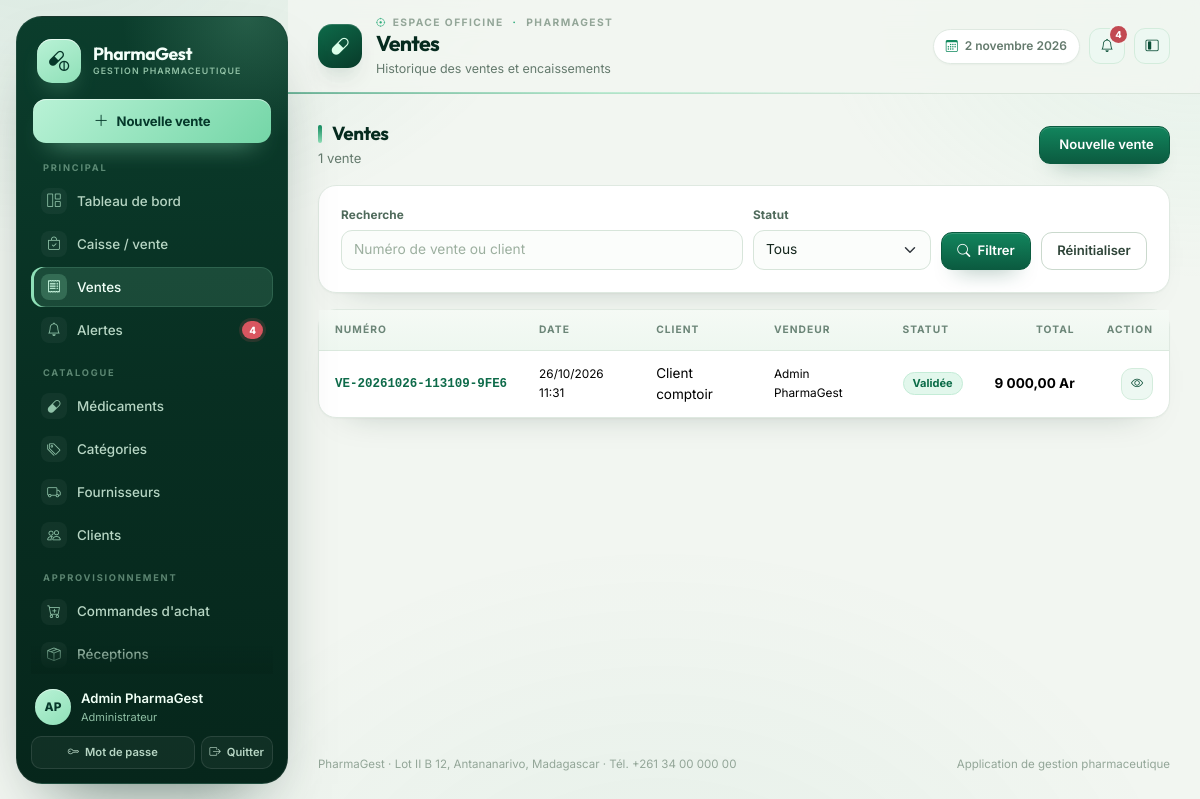
Screenshot of /ventes/ (signed in) with the database file from the repository.
### gestion/models.py (models this page shows, shortened)
class Utilisateur(AbstractUser):
    class Role(models.TextChoices):
        ADMIN = "ADMIN", "Administrateur"
        PHARMACIEN = "PHARMACIEN", "Pharmacien responsable"
        GESTIONNAIRE = "GESTIONNAIRE", "Gestionnaire de stock"
        CAISSIER = "CAISSIER", "Caissier"
        RESPONSABLE = "RESPONSABLE", "Responsable de gestion"
    role = models.CharField(
        "rôle", max_length=20, choices=Role.choices, default=Role.CAISSIER
    )
    telephone = models.CharField("téléphone", max_length=30, blank=True)
    cree_le = models.DateTimeField("créé le", auto_now_add=True)
    class Meta:
        verbose_name = "utilisateur"
        verbose_name_plural = "utilisateurs"
        ordering = ["username"]
    @property
    def nom_complet(self):
        return self.get_full_name() or self.username
    @property
    def est_admin(self):
        return self.is_superuser or self.role == self.Role.ADMIN
    @property
    def peut_vendre(self):
        return self.est_admin or self.role in {
            self.Role.PHARMACIEN,
            self.Role.CAISSIER,
        }
    @property
    def peut_voir_rapports(self):
        return self.est_admin or self.role in {
            self.Role.PHARMACIEN,
            self.Role.RESPONSABLE,
        }

class Vente(models.Model):
    class Statut(models.TextChoices):
        EN_ATTENTE = "EN_ATTENTE", "En attente de validation"
        VALIDEE = "VALIDEE", "Validée"
        ANNULEE = "ANNULEE", "Annulée"
    numero = models.CharField(
        "numéro", max_length=40, unique=True, default=numero_vente, editable=False
    )
    client = models.ForeignKey(
        Client,
        verbose_name="client",
        on_delete=models.PROTECT,
        null=True,
        blank=True,
        related_name="ventes",
    )
    utilisateur = models.ForeignKey(
        settings.AUTH_USER_MODEL,
        verbose_name="vendeur",
        on_delete=models.PROTECT,
        related_name="ventes",
    )
    statut = models.CharField(
        "statut", max_length=12, choices=Statut.choices, default=Statut.EN_ATTENTE
    )
    remise = models.DecimalField(
        "remise",
        max_digits=12,
        decimal_places=2,
        default=Decimal("0.00"),
        validators=[MinValueValidator(Decimal("0.00"))],
    )
    motif_annulation = models.TextField("motif d'annulation", blank=True)
    annulee_par = models.ForeignKey(
        settings.AUTH_USER_MODEL,
        verbose_name="annulée par",
        on_delete=models.SET_NULL,
        null=True,
        blank=True,
        related_name="ventes_annulees",
    )
    date_vente = models.DateTimeField("date de vente", auto_now_add=True)
    date_validation = models.DateTimeField("date de validation", null=True, blank=True)
    date_annulation = models.DateTimeField("date d'annulation", null=True, blank=True)
    class Meta:
        verbose_name = "vente"
        verbose_name_plural = "ventes"
        ordering = ["-date_vente"]
        indexes = [models.Index(fields=["statut", "date_vente"])]
    @property
    def sous_total(self):
        return sum((ligne.sous_total for ligne in self.lignes.all()), Decimal("0.00"))
    @property
    def total(self):
        return max(self.sous_total - self.remise, Decimal("0.00"))

class LigneVente(models.Model):
    vente = models.ForeignKey(
        Vente,
        verbose_name="vente",
        on_delete=models.CASCADE,
        related_name="lignes",
    )
    medicament = models.ForeignKey(
        Medicament,
        verbose_name="médicament",
        on_delete=models.PROTECT,
        related_name="lignes_vente",
    )
    lot = models.ForeignKey(
        LotStock,
        verbose_name="lot",
        on_delete=models.PROTECT,
        related_name="lignes_vente",
    )
    quantite = models.PositiveIntegerField(
        "quantité", validators=[MinValueValidator(1)]
    )
    prix_unitaire = models.DecimalField(
        "prix unitaire appliqué",
        max_digits=12,
        decimal_places=2,
        validators=[MinValueValidator(Decimal("0.01"))],
    )
    class Meta:
        verbose_name = "ligne de vente"
        verbose_name_plural = "lignes de vente"
        ordering = ["id"]
    @property
    def sous_total(self):
        return self.prix_unitaire * self.quantite

### gestion/views.py (the view)
# urls.py: path("ventes/", views.VenteListView.as_view(), name="vente_liste"),
class VenteListView(LoginRequiredMixin, ListView):
    model = Vente
    template_name = "gestion/vente_liste.html"
    context_object_name = "ventes"
    paginate_by = 20
    def get_queryset(self):
        queryset = Vente.objects.select_related("client", "utilisateur").prefetch_related(
            "lignes"
        )
        recherche = self.request.GET.get("q", "").strip()
        statut = self.request.GET.get("statut", "").strip()
        if recherche:
            queryset = queryset.filter(
                Q(numero__icontains=recherche)
                | Q(client__nom__icontains=recherche)
            )
        if statut:
            queryset = queryset.filter(statut=statut)
        return queryset
    def get_context_data(self, **kwargs):
        contexte = super().get_context_data(**kwargs)
        contexte["q"] = self.request.GET.get("q", "")
        contexte["statut_selectionne"] = self.request.GET.get("statut", "")
        contexte["statuts"] = Vente.Statut.choices
        return contexte

### gestion/templatetags/gestion_extras.py (called while the page is built)
@register.filter
def ariary(valeur):
    try:
        nombre = Decimal(valeur or 0)
    except (InvalidOperation, TypeError, ValueError):
        return valeur
    texte = f"{nombre:,.2f}".replace(",", " ").replace(".", ",")
    return f"{texte} Ar"

@register.filter
def couleur_statut(statut):
    return COULEURS_STATUT.get(str(statut), "gray")

@register.filter
def initiales(utilisateur):
    if hasattr(utilisateur, "nom_complet"):
        nom = utilisateur.nom_complet
    else:
        nom = str(utilisateur)
    morceaux = [m for m in nom.replace("-", " ").split(" ") if m]
    if not morceaux:
        return "?"
    if len(morceaux) == 1:
        return morceaux[0][:2].upper()
    return (morceaux[0][0] + morceaux[-1][0]).upper()

### templates/gestion/vente_liste.html (shortened to what this page needs)
{% extends "gestion/base.html" %}
{% load gestion_extras %}
{% block page_title %}Ventes{% endblock %}
{% block page_subtitle %}Historique des ventes et encaissements{% endblock %}
{% block contenu %}
<div class="pg-section-title">
  <div>
    <h2 class="mb-1">Ventes</h2>
    <div class="pg-muted small">{{ paginator.count }} vente{{ paginator.count|pluralize }}</div>
  </div>
  {% if user.est_admin or user.role == 'PHARMACIEN' or user.role == 'CAISSIER' %}
  <a class="btn btn-primary" href="{% url 'gestion:caisse' %}"> Nouvelle vente</a>
  {% endif %}
</div>
<div class="pg-card mb-3">
  <div class="pg-card-body">
    <form method="get" class="pg-filters">
      <div class="flex-grow-1" style="min-width:220px">
        <label class="form-label">Recherche</label>
        <input class="form-control" type="search" name="q" value="{{ q }}" placeholder="Numéro de vente ou client">
      </div>
      <div>
        <label class="form-label">Statut</label>
        <select class="form-select" name="statut">
          <option value="">Tous</option>
        </select>
      </div>
      <div><button class="btn btn-primary" type="submit"><i class="bi bi-search me-1"></i> Filtrer</button></div>
      <div><a class="btn btn-outline-secondary" href="{% url 'gestion:vente_liste' %}">Réinitialiser</a></div>
    </form>
  </div>
</div>
<div class="pg-card">
  <div class="pg-table-wrap">
    <table class="table table-hover align-middle">
      <thead><tr><th>Numéro</th><th>Date</th><th>Client</th><th>Vendeur</th><th>Statut</th><th class="text-end">Total</th><th class="text-end">Action</th></tr></thead>
      <tbody>
        {% for vente in ventes %}
        <tr>
          <td><a class="pg-mono fw-semibold" href="{% url 'gestion:vente_detail' vente.pk %}">{{ vente.numero }}</a></td>
          <td class="small">{{ vente.date_vente|date:"d/m/Y H:i" }}</td>
          <td>{{ vente.client.nom_affichage|default:"Client comptoir" }}</td>
          <td class="small pg-muted">{{ vente.utilisateur.nom_complet|default:vente.utilisateur.username }}</td>
          <td><span class="pg-badge pg-badge-{{ vente.statut|couleur_statut }}">{{ vente.get_statut_display }}</span></td>
          <td class="text-end fw-bold">{{ vente.total|ariary }}</td>
          <td class="text-end"><a class="btn btn-sm btn-soft btn-icon" href="{% url 'gestion:vente_detail' vente.pk %}"><i class="bi bi-eye"></i></a></td>
        </tr>
        {% empty %}
        <tr><td colspan="7" class="pg-empty"><i class="bi bi-receipt"></i>Aucune vente trouvée.</td></tr>
        {% endfor %}
      </tbody>
    </table>
  </div>
</div>
{% endblock %}

### templates/gestion/base.html (shortened to what this page needs)
{% load static %}
{% load gestion_extras %}
<!doctype html>
<html lang="fr">
<head>
  <link href="https://cdn.jsdelivr.net/npm/bootstrap@5.3.3/dist/css/bootstrap.min.css" rel="stylesheet">
  <link href="https://cdn.jsdelivr.net/npm/bootstrap-icons@1.11.3/font/bootstrap-icons.min.css" rel="stylesheet">
  <link rel="stylesheet" href="{% static 'css/pharmagest.css' %}">
</head>
<body>
{% with url_name=request.resolver_match.url_name %}
<div class="pg-shell" data-layout="expanded">
  <aside class="pg-sidebar" id="sidebar" aria-label="Menu principal de navigation">
    <a class="pg-brand" href="{% url 'gestion:tableau_bord' %}" aria-label="Accueil {{ pharmacie_nom }}">
      <span class="pg-brand-mark"><i class="bi bi-capsule-pill"></i></span>
      <span class="pg-brand-text">
        <span class="pg-brand-name">{{ pharmacie_nom }}</span>
        <span class="pg-brand-sub">Gestion pharmaceutique</span>
      </span>
    </a>
    {% if user.peut_vendre %}
    <a class="pg-side-cta" href="{% url 'gestion:caisse' %}" title="Ouvrir la caisse">
      <i class="bi bi-plus-lg"></i>
      <span>Nouvelle vente</span>
    </a>
    {% endif %}
    <nav class="pg-nav-groups" aria-label="Navigation">
      <div class="pg-nav-group">
        <div class="pg-nav-label">Principal</div>
        <div class="pg-nav">
          <a class="pg-nav-link {% if url_name == 'tableau_bord' %}active{% endif %}" href="{% url 'gestion:tableau_bord' %}" title="Tableau de bord">
            <i class="bi bi-grid-1x2"></i>
            <span>Tableau de bord</span>
          </a>
          {% if user.peut_vendre %}
          <a class="pg-nav-link {% if url_name == 'caisse' %}active{% endif %}" href="{% url 'gestion:caisse' %}" title="Caisse / vente">
            <i class="bi bi-bag-check"></i>
            <span>Caisse / vente</span>
          </a>
          {% endif %}
          <a class="pg-nav-link {% if url_name == 'vente_liste' or url_name == 'vente_detail' or url_name == 'retour_vente' or url_name == 'vente_annuler' %}active{% endif %}" href="{% url 'gestion:vente_liste' %}" title="Ventes">
            <i class="bi bi-receipt"></i>
            <span>Ventes</span>
          </a>
          <a class="pg-nav-link {% if url_name == 'alertes' %}active{% endif %}" href="{% url 'gestion:alertes' %}" title="Alertes">
            <i class="bi bi-bell"></i>
            {% if alertes_globales %}<span class="pg-nav-badge">{{ alertes_globales }}</span>{% endif %}
            <span>Alertes</span>
          </a>
        </div>
      </div>
      <div class="pg-nav-group">
        <div class="pg-nav-label">Catalogue</div>
        <div class="pg-nav">
          <a class="pg-nav-link " href="{% url 'gestion:medicament_liste' %}" title="Médicaments">
            <i class="bi bi-capsule"></i>
            <span>Médicaments</span>
          </a>
          <a class="pg-nav-link " href="{% url 'gestion:categorie_liste' %}" title="Catégories">
            <i class="bi bi-tags"></i>
            <span>Catégories</span>
          </a>
          <a class="pg-nav-link " href="{% url 'gestion:fournisseur_liste' %}" title="Fournisseurs">
            <i class="bi bi-truck"></i>
            <span>Fournisseurs</span>
          </a>
          <a class="pg-nav-link {% if url_name == 'client_liste' or url_name == 'client_detail' or url_name == 'client_ajouter' or url_name == 'client_modifier' %}active{% endif %}" href="{% url 'gestion:client_liste' %}" title="Clients">
            <i class="bi bi-people"></i>
            <span>Clients</span>
          </a>
        </div>
      </div>
      {% if user.est_admin or user.role == 'PHARMACIEN' or user.role == 'GESTIONNAIRE' or user.role == 'RESPONSABLE' %}
      <div class="pg-nav-group">
        <div class="pg-nav-label">Approvisionnement</div>
        <div class="pg-nav">
          <a class="pg-nav-link " href="{% url 'gestion:commande_liste' %}" title="Commandes d'achat">
            <i class="bi bi-cart-plus"></i>
            <span>Commandes d'achat</span>
          </a>
          <a class="pg-nav-link {% if url_name == 'reception_liste' or url_name == 'reception_detail' or url_name == 'commande_receptionner' %}active{% endif %}" href="{% url 'gestion:reception_liste' %}" title="Réceptions">
            <i class="bi bi-box-seam"></i>
            <span>Réceptions</span>
          </a>
        </div>
      </div>
      {% endif %}
    </nav>
    <div class="pg-sidebar-foot">
      <div class="pg-user">
        <span class="pg-avatar">{{ user.nom_complet|initiales }}</span>
        <span class="pg-user-text">
          <span class="name">{{ user.nom_complet }}</span>
          <span class="role">{{ user.get_role_display }}</span>
        </span>
      </div>
      <div class="actions">
        <a href="{% url 'gestion:mot_de_passe' %}" title="Modifier le mot de passe">
          <i class="bi bi-key"></i><span>Mot de passe</span>
        </a>
        <form method="post" action="{% url 'gestion:deconnexion' %}" class="m-0" title="Déconnexion">
          <button type="submit"><i class="bi bi-box-arrow-right"></i><span>Quitter</span></button>
        </form>
      </div>
    </div>
  </aside>
  <div class="pg-main">
    <header class="pg-topbar">
      <span class="pg-page-icon" aria-hidden="true"><i class="bi bi-capsule"></i></span>
      <div class="pg-heading">
        <div class="pg-crumb"><i class="bi bi-crosshair"></i> Espace officine <i class="bi bi-dot"></i> {{ pharmacie_nom }}</div>
        <h1 class="pg-page-title">{% block page_title %}Tableau de bord{% endblock %}</h1>
        <p class="pg-page-sub">{% block page_subtitle %}Vue d'ensemble de l'activité de la pharmacie{% endblock %}</p>
      </div>
      <div class="pg-topbar-actions">
        <span class="pg-date-chip"><i class="bi bi-calendar3"></i> {% now "j F Y" %}</span>
        <a class="btn btn-soft btn-icon position-relative" href="{% url 'gestion:alertes' %}" title="Alertes" aria-label="Alertes">
          <i class="bi bi-bell"></i>
          {% if alertes_globales %}
          <span class="pg-notif-dot">{{ alertes_globales }}</span>
          {% endif %}
        </a>
        <button class="pg-layout-toggle btn btn-soft btn-icon" type="button" aria-label="Basculer le menu compact" title="Menu compact" data-layout-toggle>
          <i class="bi bi-layout-sidebar-inset"></i>
        </button>
      </div>
    </header>
    <main class="pg-content" id="contenu">
      {% block contenu %}{% endblock %}
    </main>
    <footer class="pg-footer">
      <span>{{ pharmacie_nom }} · {{ pharmacie_adresse }} · Tél. {{ pharmacie_telephone }}</span>
      <span>Application de gestion pharmaceutique</span>
    </footer>
  </div>
</div>
{% endwith %}
</body>
</html>

### rows the page displays
Utilisateur: last_name "PharmaGest", nom_complet|initiales "AP", nom_complet "Admin PharmaGest", role "Administrateur", last_name "PHARMAGEST"
Vente: numero "VE-20261026-113109-9FE6", date_vente "26/10/2026 11:31", client.nom_affichage "Client comptoir", utilisateur.nom_complet "Admin PharmaGest", statut "Validée", total|ariary "9 000,00 Ar"

### other values shown
{{ alertes_globales }} "4"
{{ paginator.count }} "1"
{{ pharmacie_adresse }} "Lot II B 12, Antananarivo, Madagascar"
{{ pharmacie_telephone }} "+261 34 00 000 00"
